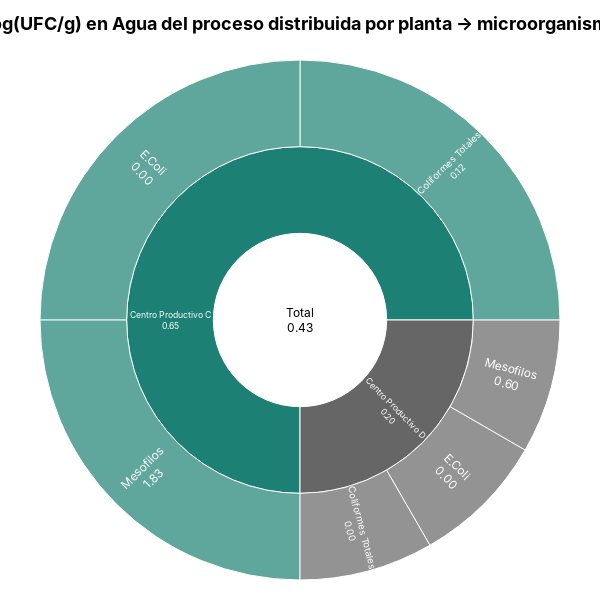

Notebook code cell kept with this figure:
### Code cell
levels = ["planta", 'microorganismo']
agua_process_planta_microorganismo = compute_(df=df_agua_process, cols=levels)
title_level = ' → '.join(levels)

f = plot_sunburst(
        df=agua_process_planta_microorganismo,
        path_cols=levels,
        value_col='analysis_n',
        metric_col="resultado_log",
        title=f"<b>Log(UFC/g) en Agua del proceso distribuida por {title_level}</b>",
         width=600, height=600,
)
f.show()
s3.save_plotly_html(f, "sunburst_agua_process_results.html")

### Figure 1 — Plotly figure (JSON) as saved in the notebook; plotly's stock layout.template omitted (floating-point values rounded to 4 significant figures)
{"data": [{"branchvalues": "total", "customdata": [[0.4259], [0.6511], [0.2007], [0.1249], [0.0], [1.828], [0.0], [0.0], [0.6021]], "hovertemplate": "<b>%{label}</b><br>resultado_log (Prom): %{customdata[0]:.2f}<br>Valor: %{value:.2f}<br>% del Raíz: %{percentRoot:.1%}<br>% del Padre: %{percentParent:.1%}<extra></extra>", "ids": ["root", "L1:Centro Productivo C", "L1:Centro Productivo D", "L1:Centro Productivo C|L2:Coliformes Totales", "L1:Centro Productivo C|L2:E.Coli", "L1:Centro Productivo C|L2:Mesofilos", "L1:Centro Productivo D|L2:Coliformes Totales", "L1:Centro Productivo D|L2:E.Coli", "L1:Centro Productivo D|L2:Mesofilos"], "insidetextorientation": "radial", "labels": ["Total", "Centro Productivo C", "Centro Productivo D", "Coliformes Totales", "E.Coli", "Mesofilos", "Coliformes Totales", "E.Coli", "Mesofilos"], "marker": {"colors": ["#FFFFFF", "#1C8074", "#666666", null, null, null, null, null, null], "line": {"color": "#FFFFFF", "width": 1}}, "parents": ["", "root", "root", "L1:Centro Productivo C", "L1:Centro Productivo C", "L1:Centro Productivo C", "L1:Centro Productivo D", "L1:Centro Productivo D", "L1:Centro Productivo D"], "texttemplate": "%{label}<br>%{customdata[0]:.2f}", "type": "sunburst", "values": [12, 9, 3, 3, 3, 3, 1, 1, 1]}], "layout": {"font": {"color": "black", "family": "Inter, Arial, sans-serif", "size": 12}, "height": 600, "margin": {"b": 20, "l": 20, "r": 20, "t": 60}, "paper_bgcolor": "rgba(0,0,0,0)", "plot_bgcolor": "rgba(0,0,0,0)", "title": {"font": {"size": 18}, "text": "<b>Log(UFC/g) en Agua del proceso distribuida por planta → microorganismo</b>", "x": 0.5}, "width": 600}}
